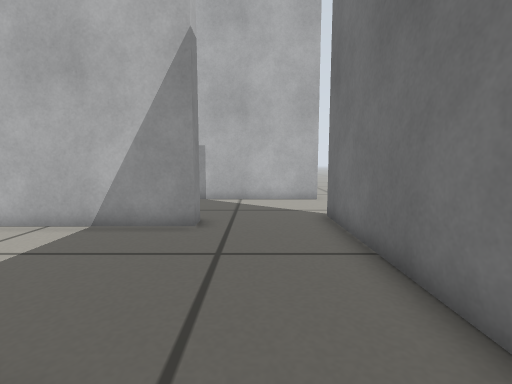
view 1 (above)

12 first-person views from a walk through a world built for the Gazebo simulator. The camera is 0.35 m above the floor, tilts 6° down and sees 85° across. The floor is counted in squares, 0.2 m on a side. Each view is taken from the middle of a square. On the plan, view 1 faces up. The plan holds only what a view shows up to about 15 squares ahead; the rest is blank.

view 2
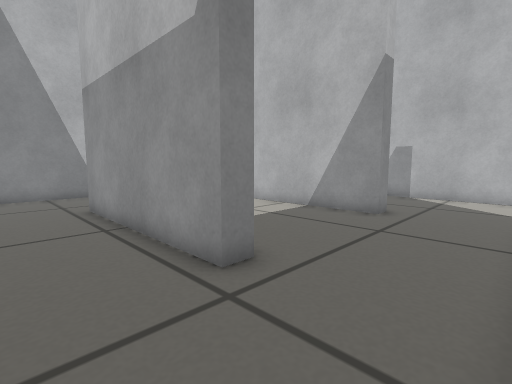

view 3
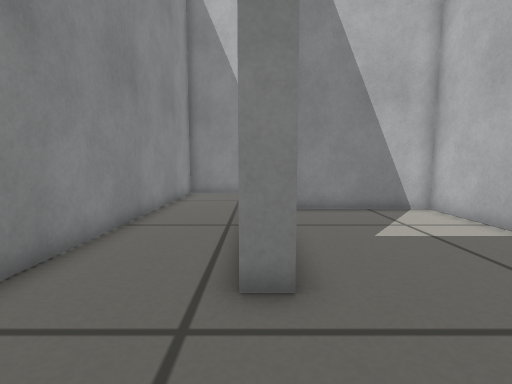

view 4
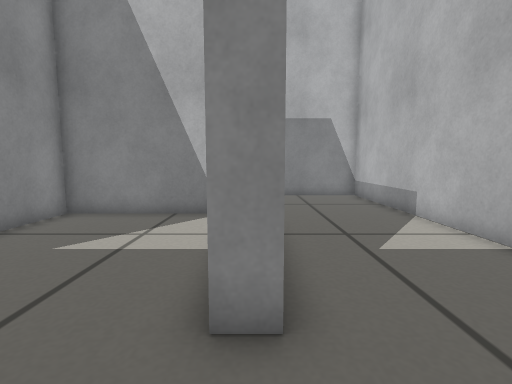

view 5
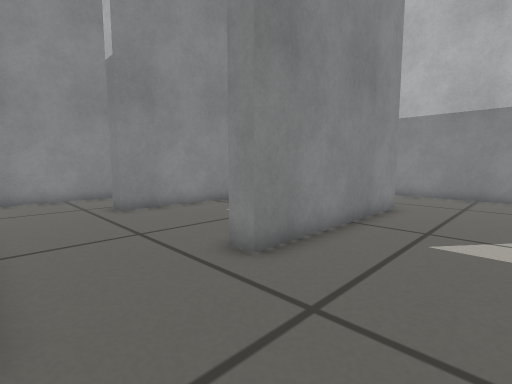

view 6
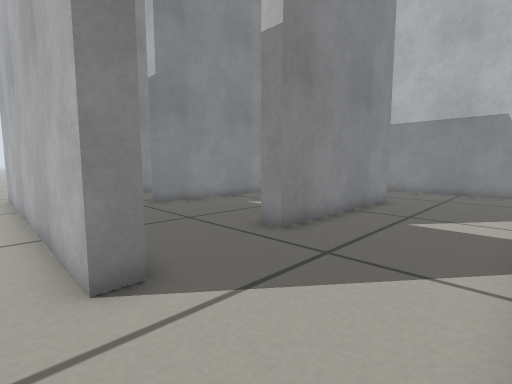

view 7
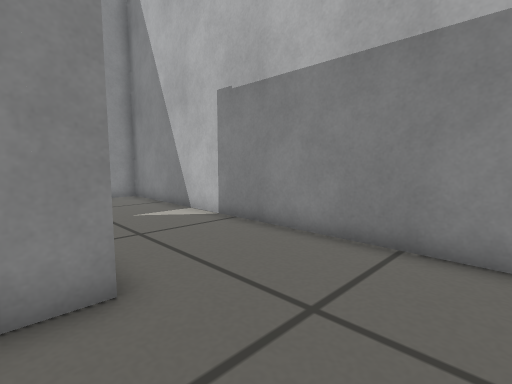

view 8
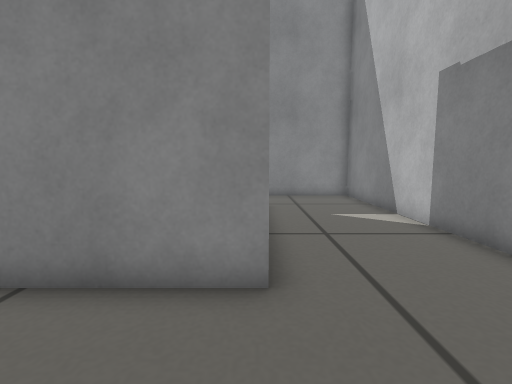

view 9
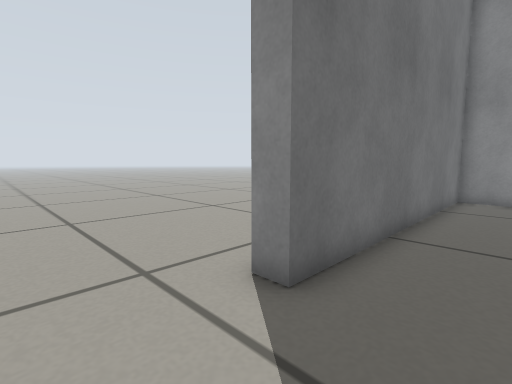

view 10
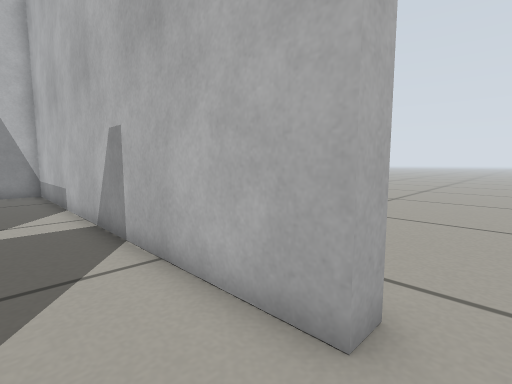

view 11
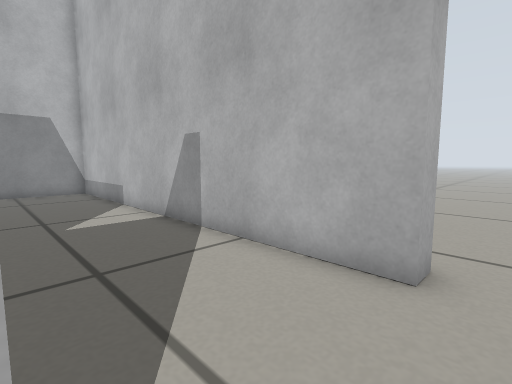

view 12
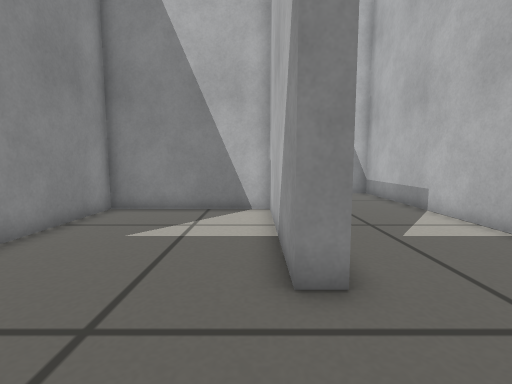

### Floor plan
Points are (right, up) in squares from view 1. A wall is a line through its corners. A room is listed if a view was taken in it or the views show most of it. See-through windows are left out.
Room 1 (views 1, 2, 3, 4, 5, 6, 7, 8, 9, 12)
walls: (-9.3, 8.3) (-1.7, 8.3) (-1.7, 7.5) (-8.4, 7.5) (-8.4, 1.5) (-1.7, 1.5) (-1.7, 0.8) (-9.2, 0.8); (3.1, 14.1) (3.1, 13.3) (-13.8, 13.3) (-13.8, -2.7) (2.3, -2.8) (2.3, 9) (3.1, 9)
ways out: opening at (3.3, 12.4) to room 2
Room 2 (views 10, 11)
walls: (3.1, 9) (3.1, -3.5)
ways out: opening at (3.3, 12.4) to room 1

Where each view was taken, in squares from view 1:
view 1: 0 up, 0 right, facing up
view 2: 2 down, 2 right, facing up-left
view 3: 1 up, 2 right, facing left
view 4: 8 up, 1 right, facing left
view 5: 12 up, 2 right, facing down-left
view 6: 13 up, 4 right, facing down-left
view 7: 12 up, 8 left, facing down-left
view 8: 12 up, 9 left, facing down
view 9: 12 up, 0 right, facing down-right
view 10: 11 up, 4 right, facing up-left
view 11: 9 up, 4 right, facing up-left
view 12: 7 up, 2 right, facing left
